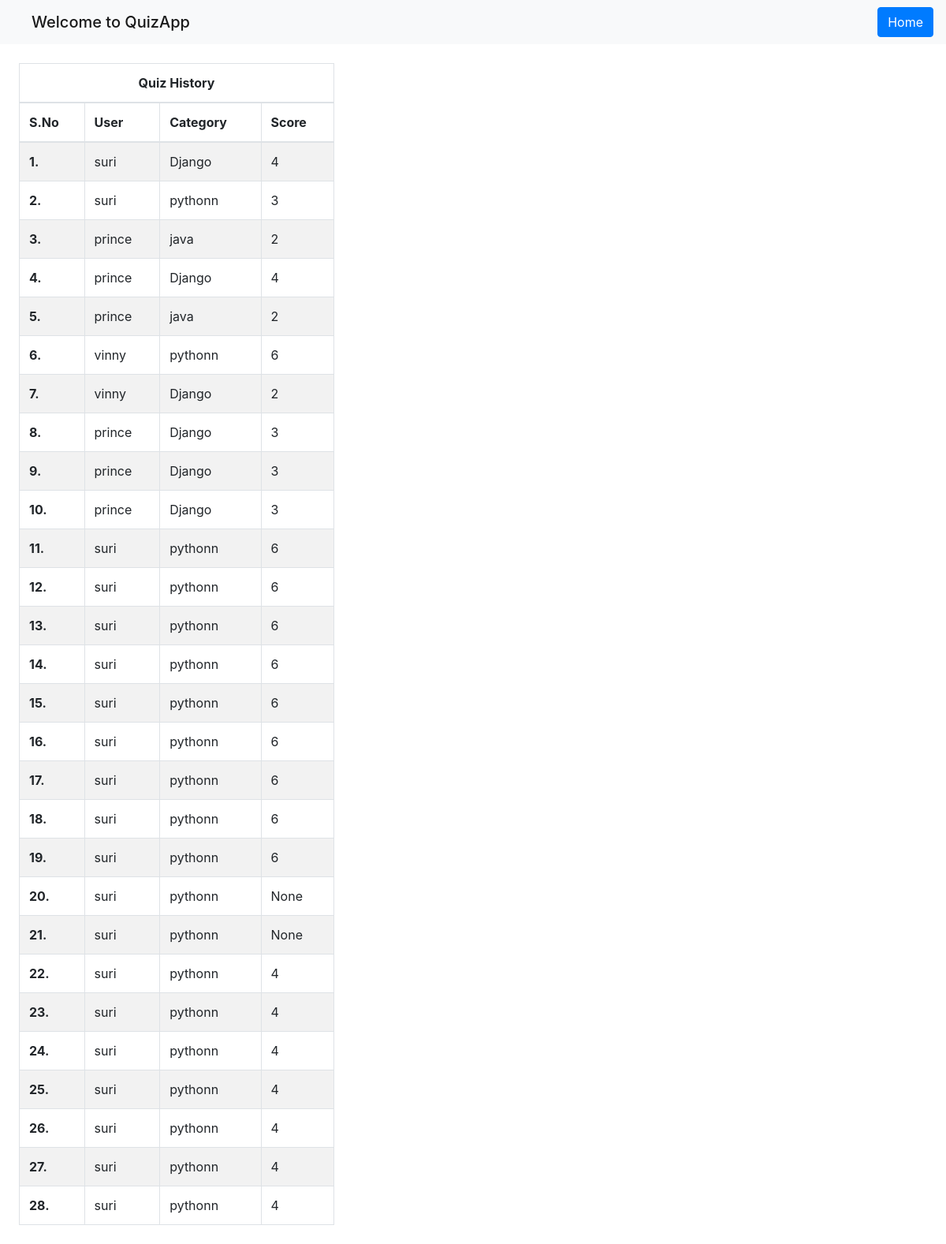
The page /viewhistory/ (signed in) on the database its author committed.
### Users/models.py (models this page shows)
class Quiz(models.Model):
    owner = models.ForeignKey(QuizAppUser, on_delete=models.CASCADE)
    category = models.ForeignKey(Category, on_delete=models.CASCADE)
    score = models.CharField(max_length=10, null=True)

class QuizAppUser(AbstractUser):
    profile_image = models.ImageField(upload_to='media/',default='')

class Category(models.Model):
    name = models.CharField(max_length=30,blank=False,null=True)
    def __str__(self):
        return self.name

### Users/views.py (the view)
# urls.py: path('viewhistory/', views.viewhistory, name='viewhistory'),
def viewhistory(request):
    if request.session.has_key('user'):
        if request.method == 'POST':
            pass
        quizs = Quiz.objects.all()
        return render(request, 'viewhistory.html', {'quizs': quizs})
    return redirect('usepage')

### Users/templates/viewhistory.html (shortened to what this page needs)
{% load static %}
<!DOCTYPE html>
<html>
<head>
	<link rel="stylesheet" type="text/css" href="{% static 'css/bootstrap.min.css' %}" >
</head>
<body>
	<nav class="navbar navbar-light bg-light">
  		<h2 class="navbar-brand mb-0 ml-4">Welcome to QuizApp</h2>
      <ul class="navbar-nav ml-auto">
        <ul class="navbar-nav">
            <li class="nav-item">
          <a class="btn btn-primary" href="/accounts/login/userpage/">Home <span class="sr-only">(current)</span></a>
        </li>
        </ul>
	</nav>
	<table class="table table-striped col-4 table-bordered m-4">
  <thead>
    <tr>
      <th class="text-center" colspan="4">Quiz History</th>
    </tr>
    <tr>
      <th scope="col">S.No</th>
      <th scope="col">User</th>
      <th scope="col">Category</th>
      <th scope="col">Score</th>
    </tr>
  </thead>
  <tbody>
    {% for quiz in quizs %}
    <tr>
      <th scope="row">{{forloop.counter}}.</th>
      <td>{{quiz.owner}}</td>
      <td>{{quiz.category}}</td>
      <td>{{quiz.score}}</td>
    </tr>
    {% endfor %}
</tbody>
</table>
</body>
</html>

### rows shown on the page
Quiz: owner "suri", category "Django", score "4"
Quiz: owner "suri", category "pythonn", score "3"
Quiz: owner "prince", category "java", score "2"
Quiz: owner "prince", category "Django", score "4"
Quiz: owner "prince", category "java", score "2"
Quiz: owner "vinny", category "pythonn", score "6"
Quiz: owner "vinny", category "Django", score "2"
Quiz: owner "prince", category "Django", score "3"
Quiz: owner "prince", category "Django", score "3"
Quiz: owner "prince", category "Django", score "3"
Quiz: owner "suri", category "pythonn", score "6"
Quiz: owner "suri", category "pythonn", score "6"
Quiz: owner "suri", category "pythonn", score "6"
Quiz: owner "suri", category "pythonn", score "6"
Quiz: owner "suri", category "pythonn", score "6"
Quiz: owner "suri", category "pythonn", score "6"
Quiz: owner "suri", category "pythonn", score "6"
Quiz: owner "suri", category "pythonn", score "6"
Quiz: owner "suri", category "pythonn", score "6"
Quiz: owner "suri", category "pythonn", score "None"
Quiz: owner "suri", category "pythonn", score "None"
Quiz: owner "suri", category "pythonn", score "4"
Quiz: owner "suri", category "pythonn", score "4"
Quiz: owner "suri", category "pythonn", score "4"
Quiz: owner "suri", category "pythonn", score "4"
Quiz: owner "suri", category "pythonn", score "4"
Quiz: owner "suri", category "pythonn", score "4"
Quiz: owner "suri", category "pythonn", score "4"
